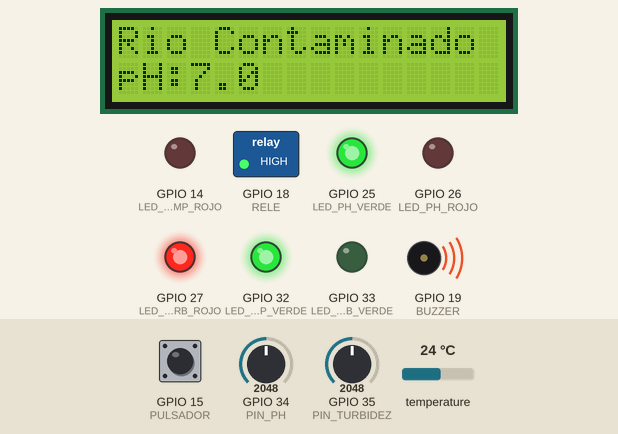
Simulated run of this program. Board: ESP32. Shown: 16×2 character LCD, switched loads named in the program (green lamp = pin HIGH), output pins drawn as LEDs (lit = HIGH), buzzer (waves = sounding). Inputs (shaded band) come from the test bench; at power-on: temperature 24 °C, GPIO 34 (PIN_PH) = 2048, GPIO 35 (PIN_TURBIDEZ) = 2048, GPIO 15 (PULSADOR) HIGH. What the program prints to the serial monitor is not drawn.

Above: at 4.0 s.
4.1 s: temperature set to 31.7 °C
At 5.3 s:
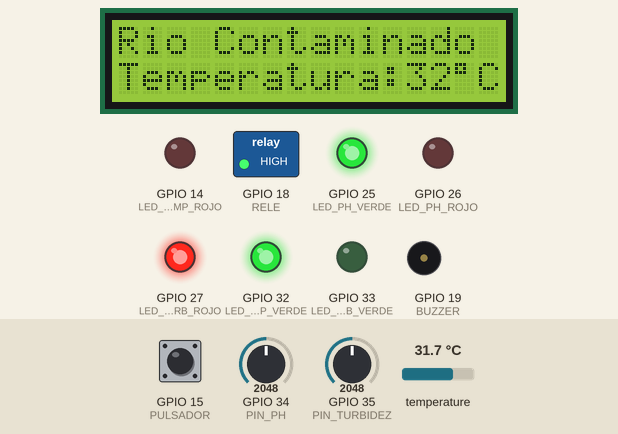
8.2 s: temperature set to 32.4 °C
At 10.2 s:
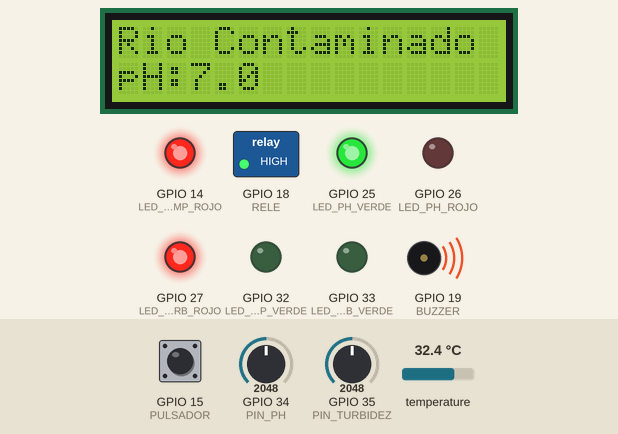
12.3 s: GPIO 34 (PIN_PH) set to 2562
At 14.4 s:
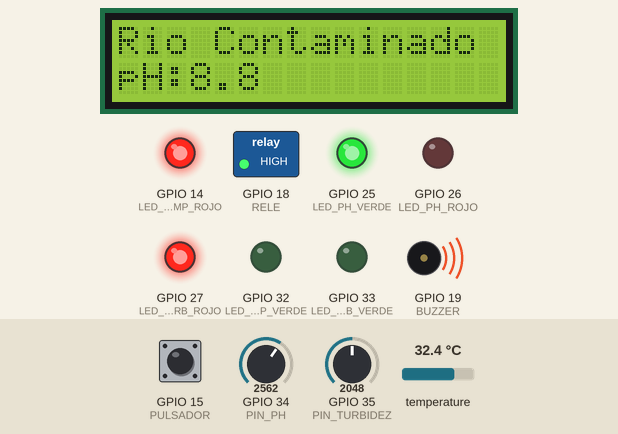
16.4 s: GPIO 34 (PIN_PH) set to 2658
At 19.2 s:
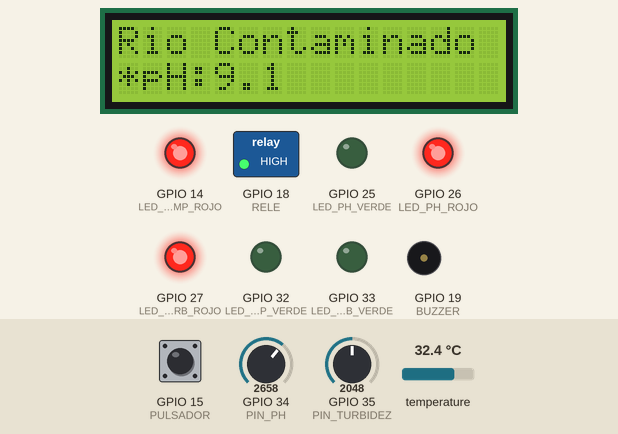
20.5 s: GPIO 35 (PIN_TURBIDEZ) set to 1996
At 23.3 s:
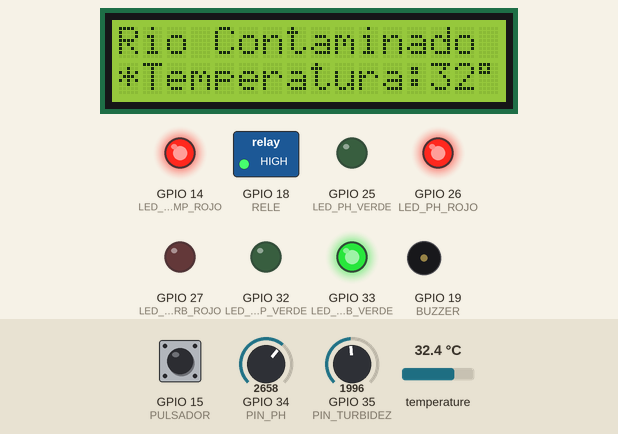
24.6 s: GPIO 15 (PULSADOR) pulled LOW for 1.15 s
At 25.6 s:
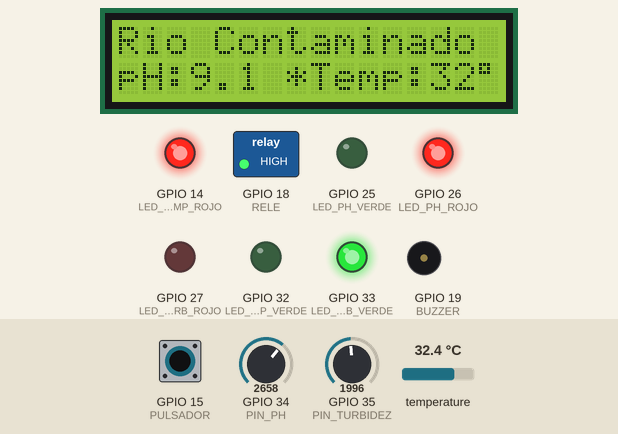
Timing chart, 0 to 28.4 s (numbered marks = the images above; inputs shaded):
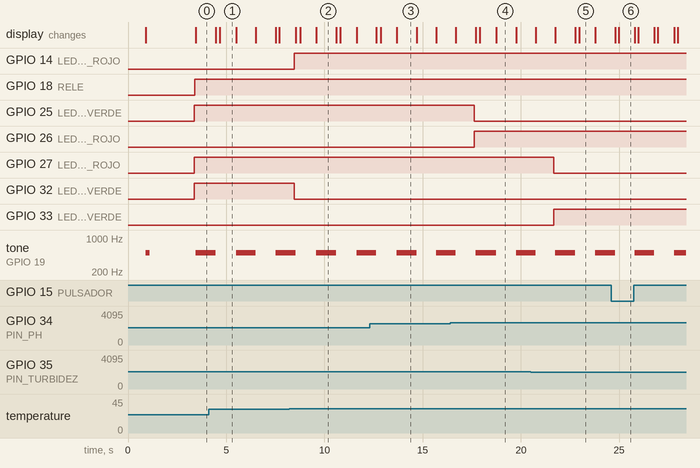

The program:

main.cpp
```cpp
/***************************************************************
 UNIVERSIDAD NACIONAL ABIERTA Y A DISTANCIA - UNAD - 2026
 Programa de Ingeniería Electrónica
 Microprocesadores y Microcontroladores
 GRUPO 309696_1
 Fase 3 – Diseño y Desarrollo de la Solución al Problema Planteado
 "Sistema Embebido Inteligente para Monitoreo Ambiental y
 Recolección Automatizada de Residuos en el Río Cesar"

 INTEGRANTES:
 ARMANDO GUILLERMO TROUT GARCIA
 JORDAN JAVIER RADA CARDONA
 LAINIKER EDUARDO YANEZ GUTIERREZ
 SEBASTIAN MACHADO PERALTA

 TUTOR:
 Ing.  JULIO CESAR VIDAL

 RANGOS DE EVALUACION:
 - pH: 6.5 - 9.0
 - Turbidez: < 50 NTU
 - Temperatura: ≤ 32 °C

 ESP32 + LCD I2C + Sensores + LEDs + Buzzer + GSM + Relé + Pulsador
***************************************************************/
#include <Arduino.h>
#include <Wire.h>
#include <LiquidCrystal_I2C.h>
#include <OneWire.h>
#include <DallasTemperature.h>

//------------------------------------------------------
// Configuración del LCD
//------------------------------------------------------
#define I2C_ADDR    0x27
#define LCD_COLUMNS 16
#define LCD_ROWS    2
LiquidCrystal_I2C lcd(I2C_ADDR, LCD_COLUMNS, LCD_ROWS);

//------------------------------------------------------
// DS18B20
//------------------------------------------------------
#define ONE_WIRE_BUS 4
OneWire oneWire(ONE_WIRE_BUS);
DallasTemperature sensors(&oneWire);

//------------------------------------------------------
// PINES
//------------------------------------------------------
#define PIN_PH         34
#define PIN_TURBIDEZ   35

#define LED_PH_VERDE   25
#define LED_PH_ROJO    26

#define LED_TURB_VERDE 33
#define LED_TURB_ROJO  27

#define LED_TEMP_VERDE 32
#define LED_TEMP_ROJO  14

#define BUZZER         19
#define RELE           18
#define PULSADOR       15

//------------------------------------------------------
// VARIABLES
//------------------------------------------------------
float ph = 0;
float turbidez = 0;
float temperatura = 0;

bool alertaPH = false;
bool alertaTurb = false;
bool alertaTemp = false;
bool alertaGeneral = false;

bool smsEnviado = false;

//------------------------------------------------------
// TEMPORIZADORES
//------------------------------------------------------
unsigned long tSensores = 0;
unsigned long tBuzzer = 0;

//------------------------------------------------------
// SCROLL
//------------------------------------------------------
String textoLargo = ""; // Variable para almacenar el texto completo
unsigned long tiempoAnteriorScroll = 0;
const long intervaloScroll = 500; // Intervalo de desplazamiento (ms)
int posicionActual=0;

//------------------------------------------------------
// SENSORES SECUENCIALES
//------------------------------------------------------

unsigned long lastDisplayTime = 0;
int currentSensor = 0;
const int displayInterval = 200; // Tiempo en milisegundos

// Arreglo con los mensajes de los sensores
String sensorMessages[3];

//------------------------------------------------------
// BUZZER
//------------------------------------------------------
bool estadoBuzzer = false;

//------------------------------------------------------
// INTERRUPCION PULSADOR
//------------------------------------------------------
volatile bool estadoRutina = false;  // Estado del toggle (relé/buzzer)
volatile unsigned long tiempoUltimoFlanco = 0; // Tiempo del último flanco
const unsigned long tiempoDebounce = 50; // Tiempo de debounce (50 ms)

//------------------------------------------------------
// SERVICIO DE INTERRUPCIÓN PARA EL PULSADOR
//------------------------------------------------------

void IRAM_ATTR isrPulsador() {
  unsigned long tiempoActual = millis();

  // Debounce: Ignorar cambios si no ha pasado suficiente tiempo
  if ((tiempoActual - tiempoUltimoFlanco) > tiempoDebounce) {
    estadoRutina = !estadoRutina; // Alternar el estado
    tiempoUltimoFlanco = tiempoActual; // Actualizar el tiempo del último flanco

  }
}

//------------------------------------------------------
// LECTURAS DE SENSORES
//------------------------------------------------------
float leerPH() {
   // Convertir a escala de pH (0-14)
  return (analogRead(PIN_PH) / 4095.0) * 14.0;
}

float leerTurbidez() {
  // Convertir a porcentaje de turbidez (0-100%)
  return (analogRead(PIN_TURBIDEZ) / 4095.0) * 100.0;
}

float leerTemperatura() {
  // Solicitar lectura de temperatura
  sensors.requestTemperatures();
  // Obtener temperatura en °C del sensor conectado
  return sensors.getTempCByIndex(0);
}

//------------------------------------------------------
// EVALUACION DE RANGOS DE SENSORES
//------------------------------------------------------
void evaluarPH() {
  if (ph >= 6.5 && ph <= 9.0) {
    digitalWrite(LED_PH_VERDE, HIGH);
    digitalWrite(LED_PH_ROJO, LOW);
    alertaPH = false;
  } else {
    digitalWrite(LED_PH_VERDE, LOW);
    digitalWrite(LED_PH_ROJO, HIGH);
    alertaPH = true;
  }
}

void evaluarTurbidez() {
  if (turbidez < 50) {
    digitalWrite(LED_TURB_VERDE, HIGH);
    digitalWrite(LED_TURB_ROJO, LOW);
    alertaTurb = false;
  } else {
    digitalWrite(LED_TURB_VERDE, LOW);
    digitalWrite(LED_TURB_ROJO, HIGH);
    alertaTurb = true;
  }
}

void evaluarTemperatura() {
  if (temperatura <= 32) {
    digitalWrite(LED_TEMP_VERDE, HIGH);
    digitalWrite(LED_TEMP_ROJO, LOW);
    alertaTemp = false;
  } else {
    digitalWrite(LED_TEMP_VERDE, LOW);
    digitalWrite(LED_TEMP_ROJO, HIGH);
    alertaTemp = true;
  }
}

void evaluarGeneral() {
  alertaGeneral = alertaPH || alertaTurb || alertaTemp;
}


void mostrarSensoresSecuencialmente() {
  String estadoSensor ="";

  // Actualizar los mensajes de los sensores
  sensorMessages[0] = "pH:" + String(ph, 1);
  sensorMessages[1] = "Turbidez:" + String(turbidez, 0) + " NTU";
  sensorMessages[2] = "Temperatura:" + String(temperatura, 0) + (char)223 + "C"; // 223 es el código ASCII para el símbolo de grado

  lcd.setCursor(0, 0);
  if (!alertaGeneral) {
    lcd.print("  Rio Estable  ");

  } else {
    lcd.print("Rio Contaminado");
    if (alertaPH)   sensorMessages[0] ="*pH:" + String(ph, 1);
    if (alertaTurb) sensorMessages[1] ="*Turbidez:" + String(turbidez, 0) + " NTU";
    if (alertaTemp) sensorMessages[2] ="*Temperatura:" + String(temperatura, 0) + (char)223 + "C";
  }


  // Mostrar el sensor actual en la segunda fila
  unsigned long currentTime = millis();
  if (currentTime - lastDisplayTime >= displayInterval) {
    lastDisplayTime = currentTime;

    // Limpiar la segunda fila
    lcd.setCursor(0, 1);
    lcd.print("                "); // 16 espacios en blanco

    // Mostrar el sensor actual
    lcd.setCursor(0, 1);
    lcd.print(sensorMessages[currentSensor]);

    // Avanzar al siguiente sensor
    currentSensor = (currentSensor + 1) % 3; // Cambia entre 0, 1 y 2
  }
}

//------------------------------------------------------
// PREPARAR TEXTO PARA SCROLL
//------------------------------------------------------
void prepararScroll() {
  String msg = "";

  if (!alertaGeneral) {
    lcd.setCursor(0, 0);
    lcd.print("  Rio Estable  ");
    lcd.setCursor(0, 1);
     lcd.print("                "); // 16 espacios en blanco
    msg = " pH:" + String(ph, 1) + " Turb:" + String(turbidez, 0) + "NTU" + " Temp:" + String(temperatura, 0) + "\337C";
    msg += "        "; // Rellenar con espacios para scroll suave
  } else {
    lcd.setCursor(0, 0);
    lcd.print("Rio Contaminado");
    lcd.setCursor(0, 1);
     lcd.print("                "); // 16 espacios en blanco
    if (alertaPH)   msg += "*pH:" + String(ph, 1) + " ";
    if (alertaTurb) msg += "*Turb:" + String(turbidez, 0) + "NTU ";
    if (alertaTemp) msg += "*Temp:" + String(temperatura, 0) + "\337C";
  }
  textoLargo = msg; // Guardar el texto completo para el scroll

}


//------------------------------------------------------
// SCROLL TEXTO
//------------------------------------------------------
void scrollTexto() {
  unsigned long tiempoActual = millis(); // Obtener el tiempo actual
  lcd.setCursor(0, 1);  // Posicionar el cursor al inicio de la segunda fila

       if(textoLargo.length() <= 16) {
          lcd.print("                "); // Borrar la línea (16 espacios)
          lcd.setCursor(0, 1);
          lcd.print(textoLargo);
       }else{

                // Si ha pasado el intervalo de tiempo
                if (tiempoActual - tiempoAnteriorScroll >= 150) {

                    lcd.print("                "); // 16 espacios para borrar
                    lcd.setCursor(0, 1);
                    // Muestra el substring actual
                    lcd.print(textoLargo.substring(posicionActual, posicionActual + 16));
                    tiempoAnteriorScroll = tiempoActual; // Actualiza el tiempo anterior

                    // Avanza la posición
                    posicionActual++ ;

                    // Reinicia si llega al final del texto
                    if (posicionActual >= textoLargo.length() - 15) {
                       posicionActual = 0;

                    }
                }
          }
  }


//------------------------------------------------------
// BUZZER INTERMITENTE
//------------------------------------------------------
void controlarBuzzer() {
  // Si hay una alerta general, hacer que el buzzer suene intermitentemente
  if (alertaGeneral) {
    if (millis() - tBuzzer >= 500) {
      tBuzzer = millis();
      estadoBuzzer = !estadoBuzzer; // Alternar estado del buzzer
      if (estadoBuzzer) {
         tone(BUZZER, 500); // Generar un tono de 500Hz
      } else {
         noTone(BUZZER);     // Detener el tono
      }
    }
  } else {
    noTone(BUZZER);     // Detener el tono
    estadoBuzzer = false;
  }
}

//------------------------------------------------------
// SMS SIMULADO
//------------------------------------------------------
void enviarSMS() {
  // comandos AT para enviar SMS (simulado en consola)
  Serial.println("===== MODEM GSM =====");
  Serial.println("AT");
  Serial.println("OK");
  Serial.println("AT+CMGF=1");
  Serial.println("OK");
  Serial.println("AT+CMGS=\"3001234567\"");
  Serial.println("ALERTA RIO CESAR");
  // Enviar detalles de la alerta
  // con el sensor que haya generado la alerta y su valor actual
  if (alertaPH) Serial.println("pH fuera rango");
  if (alertaTurb) Serial.println("Alta turbidez");
  if (alertaTemp) Serial.println("Alta temperatura");

  Serial.println("Agua contaminada");
  Serial.println((char)26);
  Serial.println("SMS ENVIADO");
}

//------------------------------------------------------
// SETUP
//------------------------------------------------------
void setup() {
  Serial.begin(115200);
  // Configurar pines
  pinMode(BUZZER, OUTPUT);
  pinMode(RELE, OUTPUT);
  pinMode(LED_PH_VERDE, OUTPUT);
  pinMode(LED_PH_ROJO, OUTPUT);
  pinMode(LED_TURB_VERDE, OUTPUT);
  pinMode(LED_TURB_ROJO, OUTPUT);
  pinMode(LED_TEMP_VERDE, OUTPUT);
  pinMode(LED_TEMP_ROJO, OUTPUT);
  pinMode(PULSADOR, INPUT_PULLUP);

  // Configurar la interrupción en el GPIO 15
  attachInterrupt(digitalPinToInterrupt(PULSADOR), isrPulsador, FALLING);

  sensors.begin(); // Iniciar sensor de temperatura

  lcd.init();
  lcd.backlight();
  lcd.clear();
  lcd.setCursor(0, 0);
  lcd.print("Monitoreo Rio");
  lcd.setCursor(0, 1);
  lcd.print("Cesar          "); // Rellenar con espacios


  //Valores iniciales de los sensores
  ph = leerPH();
  turbidez = leerTurbidez();
  temperatura = leerTemperatura();

  // Preparar el texto para el scroll
  prepararScroll();

  // Prueba del buzzer al inicio
  tone(BUZZER, 500);
  delay(200);
  noTone(BUZZER);
  delay(1500); // Mostrar mensaje inicial por 2 segundos
  lcd.setCursor(0, 1);
  lcd.print("          "); // Limpiar la línea

}

//------------------------------------------------------
// LOOP
//------------------------------------------------------
void loop() {
  //--------------------------------------------------
  // Evalua Sensores cada segundo
  //--------------------------------------------------
  if (millis() - tSensores >= 1000) {
    tSensores = millis();
    ph = leerPH();
    turbidez = leerTurbidez();
    temperatura = leerTemperatura();

    evaluarPH();
    evaluarTurbidez();
    evaluarTemperatura();
    evaluarGeneral(); // Evaluar estado general después de evaluar cada parámetro

    prepararScroll();

    if(alertaGeneral) {
      digitalWrite(RELE, HIGH); // Activar el relé (HIGH)
    }

    if (alertaGeneral && !smsEnviado) {
      enviarSMS(); // Simulación de envío de SMS
      smsEnviado = true;
    }

    if (!alertaGeneral) {
      smsEnviado = false;
      digitalWrite(RELE, LOW); // Desactivar el relé (LOW)
    }
  }

  //--------------------------------------------------
  // Procesos continuos no bloqueantes
  //--------------------------------------------------ç
  // seleccionar modo de visualización: scroll o secuencial
  // por defecto muestra secuencialmente los sensores
   if (estadoRutina) {
     scrollTexto();

  } else {
      mostrarSensoresSecuencialmente();
  }


  controlarBuzzer();
}
```

Measured:
- the behaviour switches between 32 and 32.1 °C on temperature (found by bisection; images 1 and 2)
- the behaviour switches between 2632 and 2633 on GPIO 34 (PIN_PH) (found by bisection; images 3 and 4)
- the behaviour switches between 2048 and 2047 on GPIO 35 (PIN_TURBIDEZ) (found by bisection; images 4 and 5)
- after the input at 8.2 s, GPIO 14 (LED_TEMP_ROJO): LOW → HIGH after 0.27 s; GPIO 32 (LED_TEMP_VERDE): HIGH → LOW after 0.27 s; the display: first differs from a run without the input after 0.56 s (image 2 shows a later state)
- after the input at 16.4 s, GPIO 25 (LED_PH_VERDE): HIGH → LOW after 1.2 s; GPIO 26 (LED_PH_ROJO): LOW → HIGH after 1.2 s; the display: first differs from a run without the input after 2.3 s (image 4)
- after the input at 20.5 s, GPIO 27 (LED_TURB_ROJO): HIGH → LOW after 1.2 s; GPIO 33 (LED_TURB_VERDE): LOW → HIGH after 1.2 s; the display: first differs from a run without the input after 2.3 s (image 5 shows a later state)
- after the input at 24.6 s, the display: first changes after 0.19 s (image 6 shows a later state)
- by itself, tone on GPIO 19 (BUZZER): alternates 500 Hz for 1.0 s and silent for 1.0 s
